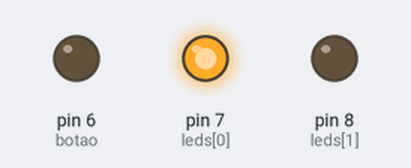
Recording of a sketch running on a simulated Arduino Uno, built with avr-gcc and run on an emulated ATmega328P. On the bench: output pins drawn as LEDs (lit = HIGH). What the sketch prints to the serial monitor is not drawn.

Above: at 0.1 s.
At 18.1 s:
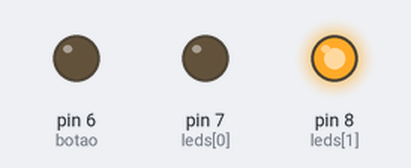
At 33.1 s:
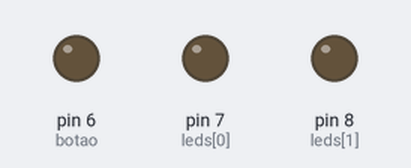
Timing chart, 0 to 34.6 s (numbered marks = the images above):
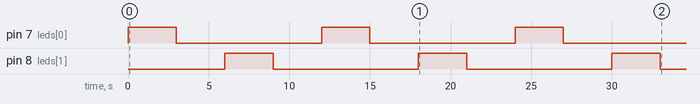

The sketch:

ledsEstudos.ino
```cpp
/* Programa LOOP DO MAL huashahuahsuahuhuhu xD
 *  Pisca a pisca de 3 em 3 segundos,quando o usuario pressionar o botão ele reinicia o BLINK de 3 em 3 segundos;MM
 * Desenvolvido por ; Tiago ribeiro santos
 * Data : 10/07/2017
 * email : tiago.programador@hotmail.com
 *
 *
 */
int qtd = 3;
int leds [] = {7,8};  //UM array de leds;
int botao = 6;
int estadobotao = 0;

//Criando funções &&  função de acender LED ..

void acendeLed(int estadobotao){

  //Quando botão for pressionado ele fará uma leitura de entrada de dados INPUT
  estadobotao = digitalRead(botao);

  if(estadobotao == HIGH){  //Caso botão for pressionado estadobotao = 5 v(high) ele continua a repetição de 3 ciclos!
    Serial.println("Não!!!!Você pediu para eu repetir mais 3 vezes!hahaah :)");
    Serial.print("VOU TE PERTUBAR MAIS UMA VEZ HAHAHAH xD :)");
    for(int x = 0;x < qtd;x++){
      for(int i = 0;i < 2; i++){
          digitalWrite(leds[i],HIGH);
          delay(3000);
          digitalWrite(leds[i],LOW);
          delay(3000);
      }
    }

  } else{
     //Desliga o Vetor de LEDS ( vermelho e verde);
      for(int i = 0;i < 2; i++){
        digitalWrite(leds[i],LOW);
        Serial.println("Ja contei 3 vezes o Led piscando o que devo fazer??");
        Serial.print("FIM do Programa?? ");
      }
    }
}

void setup() {
  Serial.begin(9600); // Habilita o monitor Serial ;

  for(int i = 0; i < 2;i++){ // Repetição de vetor de leds;
    pinMode(leds[i],OUTPUT);
  }
  pinMode(botao,OUTPUT);

  //repete 3 vezes o BLINK de 3 em 3 segundos;
  for(int x = 0;x < qtd;x++){
      for(int i = 0;i < 2; i++){
          digitalWrite(leds[i],HIGH);
          delay(3000);
          digitalWrite(leds[i],LOW);
          delay(3000);
      }
  }


}


void loop() {
 acendeLed(estadobotao);// repete mais 3 vezes caso botão seja pressionado;
}
```
